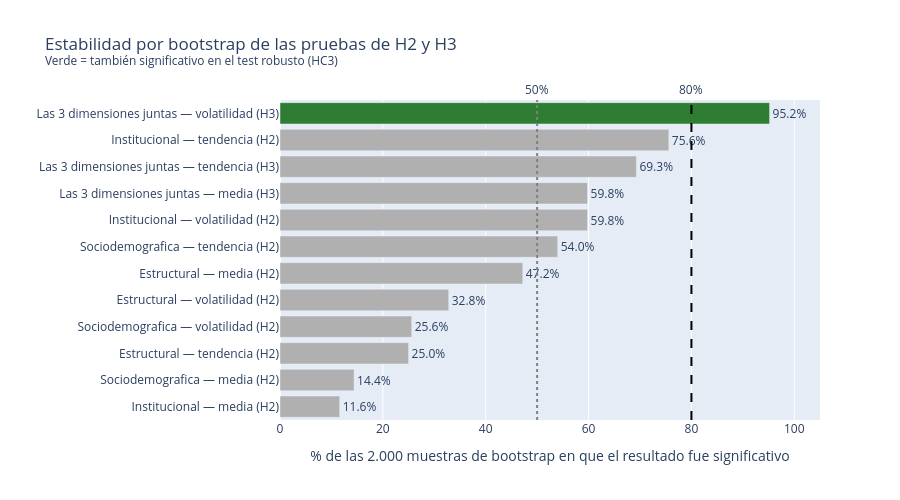

The cell this chart's notebook holds for it:
### Code cell
import pandas as pd
import plotly.graph_objects as go
from pathlib import Path

# Carga desde el archivo ya exportado por este cuaderno (no se recalcula nada)
IN_PATH = Path("data/processed/17_tablas_informe.xlsx")
tabla_h2 = pd.read_excel(IN_PATH, sheet_name="H2_test_de_bloque")
tabla_h3 = pd.read_excel(IN_PATH, sheet_name="H3_comparacion_anidada")

filas_grafico = []
for _, fila in tabla_h2.iterrows():
    filas_grafico.append({
        "etiqueta": f"{fila['Dimensión'].title()} — {fila['Estadístico']} (H2)",
        "pct_bootstrap": fila["% estable en bootstrap"],
        "robusto": fila["Significativo (robusto)"] in [True, "VERDADERO", "True"],
    })

for _, fila in tabla_h3.iterrows():
    filas_grafico.append({
        "etiqueta": f"Las 3 dimensiones juntas — {fila['Estadístico']} (H3)",
        "pct_bootstrap": fila["% estable en bootstrap"],
        "robusto": fila["Mejora significativa (robusto)"] in [True, "VERDADERO", "True"],
    })

df_grafico = pd.DataFrame(filas_grafico).sort_values("pct_bootstrap", ascending=True)
colores = df_grafico["robusto"].map({True: "#2E7D32", False: "#B0B0B0"})

fig_estabilidad = go.Figure()
fig_estabilidad.add_trace(go.Bar(
    x=df_grafico["pct_bootstrap"], y=df_grafico["etiqueta"], orientation="h",
    marker_color=colores,
    text=df_grafico["pct_bootstrap"].round(1).astype(str) + "%",
    textposition="outside",
))
fig_estabilidad.add_vline(x=50, line_dash="dot", line_color="gray", annotation_text="50%", annotation_position="top")
fig_estabilidad.add_vline(x=80, line_dash="dash", line_color="black", annotation_text="80%", annotation_position="top")
fig_estabilidad.update_layout(
    title="Estabilidad por bootstrap de las pruebas de H2 y H3<br><sup>Verde = también significativo en el test robusto (HC3)</sup>",
    xaxis_title="% de las 2.000 muestras de bootstrap en que el resultado fue significativo",
    yaxis_title="", xaxis_range=[0, 105], height=500, margin=dict(l=260),
)
fig_estabilidad.show()

### Figure 1 — Plotly figure (JSON) as saved in the notebook; plotly's stock layout.template omitted (floating-point values rounded to 4 significant figures)
{"data": [{"marker": {"color": ["#B0B0B0", "#B0B0B0", "#B0B0B0", "#B0B0B0", "#B0B0B0", "#B0B0B0", "#B0B0B0", "#B0B0B0", "#B0B0B0", "#B0B0B0", "#B0B0B0", "#2E7D32"]}, "orientation": "h", "text": ["11.6%", "14.4%", "25.0%", "25.6%", "32.8%", "47.2%", "54.0%", "59.8%", "59.8%", "69.3%", "75.6%", "95.2%"], "textposition": "outside", "type": "bar", "x": [11.6, 14.4, 25.0, 25.6, 32.8, 47.2, 54.0, 59.8, 59.8, 69.3, 75.6, 95.2], "y": ["Institucional — media (H2)", "Sociodemografica — media (H2)", "Estructural — tendencia (H2)", "Sociodemografica — volatilidad (H2)", "Estructural — volatilidad (H2)", "Estructural — media (H2)", "Sociodemografica — tendencia (H2)", "Institucional — volatilidad (H2)", "Las 3 dimensiones juntas — media (H3)", "Las 3 dimensiones juntas — tendencia (H3)", "Institucional — tendencia (H2)", "Las 3 dimensiones juntas — volatilidad (H3)"]}], "layout": {"annotations": [{"showarrow": false, "text": "50%", "x": 50, "xanchor": "center", "xref": "x", "y": 1, "yanchor": "bottom", "yref": "y domain"}, {"showarrow": false, "text": "80%", "x": 80, "xanchor": "center", "xref": "x", "y": 1, "yanchor": "bottom", "yref": "y domain"}], "height": 500, "margin": {"l": 260}, "shapes": [{"line": {"color": "gray", "dash": "dot"}, "type": "line", "x0": 50, "x1": 50, "xref": "x", "y0": 0, "y1": 1, "yref": "y domain"}, {"line": {"color": "black", "dash": "dash"}, "type": "line", "x0": 80, "x1": 80, "xref": "x", "y0": 0, "y1": 1, "yref": "y domain"}], "title": {"text": "Estabilidad por bootstrap de las pruebas de H2 y H3<br><sup>Verde = también significativo en el test robusto (HC3)</sup>"}, "xaxis": {"range": [0, 105], "title": {"text": "% de las 2.000 muestras de bootstrap en que el resultado fue significativo"}}, "yaxis": {"title": {"text": ""}}}}
